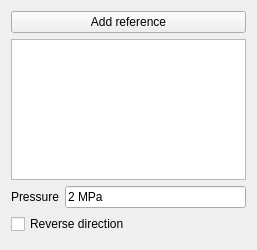
<?xml version="1.0" encoding="UTF-8"?>
<ui version="4.0">
 <class>TaskFemConstraintPressure</class>
 <widget class="QWidget" name="TaskFemConstraintPressure">
  <property name="geometry">
   <rect>
    <x>0</x>
    <y>0</y>
    <width>257</width>
    <height>250</height>
   </rect>
  </property>
  <property name="windowTitle">
   <string>Form</string>
  </property>
  <layout class="QVBoxLayout" name="verticalLayout">
   <item>
    <widget class="QPushButton" name="b_add_reference">
     <property name="text">
      <string>Add reference</string>
     </property>
    </widget>
   </item>
   <item>
    <widget class="QListWidget" name="lw_references"/>
   </item>
   <item>
    <layout class="QHBoxLayout" name="layoutPressure">
     <item>
      <widget class="QLabel" name="l_pressure">
       <property name="text">
        <string>Pressure</string>
       </property>
      </widget>
     </item>
     <item>
      <widget class="Gui::InputField" name="if_pressure">
       <property name="text">
        <string>2 MPa</string>
       </property>
       <property name="unit" stdset="0">
        <string notr="true"/>
       </property>
      </widget>
     </item>
    </layout>
   </item>
   <item>
    <widget class="QCheckBox" name="cb_reverse_direction">
     <property name="text">
      <string>Reverse direction</string>
     </property>
    </widget>
   </item>
   <item>
    <spacer name="verticalSpacer">
     <property name="orientation">
      <enum>Qt::Vertical</enum>
     </property>
     <property name="sizeHint" stdset="0">
      <size>
       <width>17</width>
       <height>56</height>
      </size>
     </property>
    </spacer>
   </item>
  </layout>
 </widget>
 <customwidgets>
  <customwidget>
   <class>Gui::InputField</class>
   <extends>QLineEdit</extends>
   <header>Gui/InputField.h</header>
  </customwidget>
 </customwidgets>
 <resources/>
 <connections/>
</ui>
